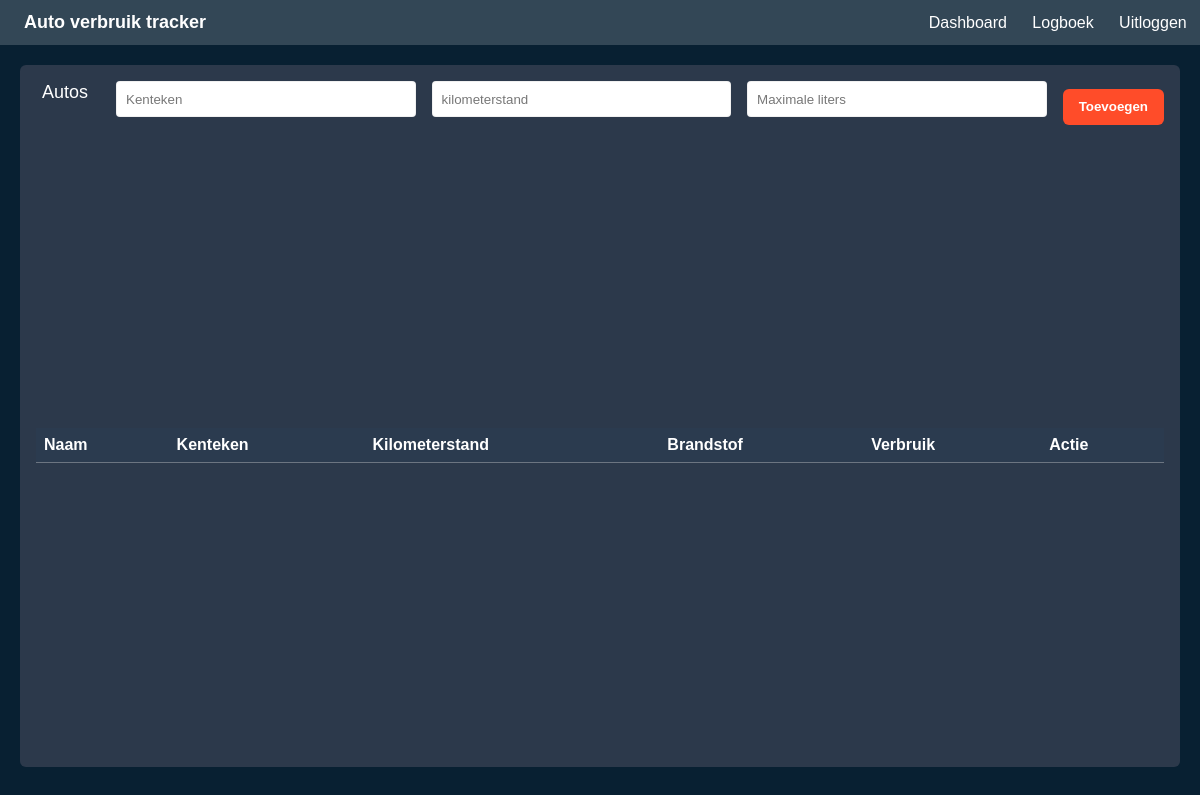
The page /cars (signed in) on the database as committed earlier.
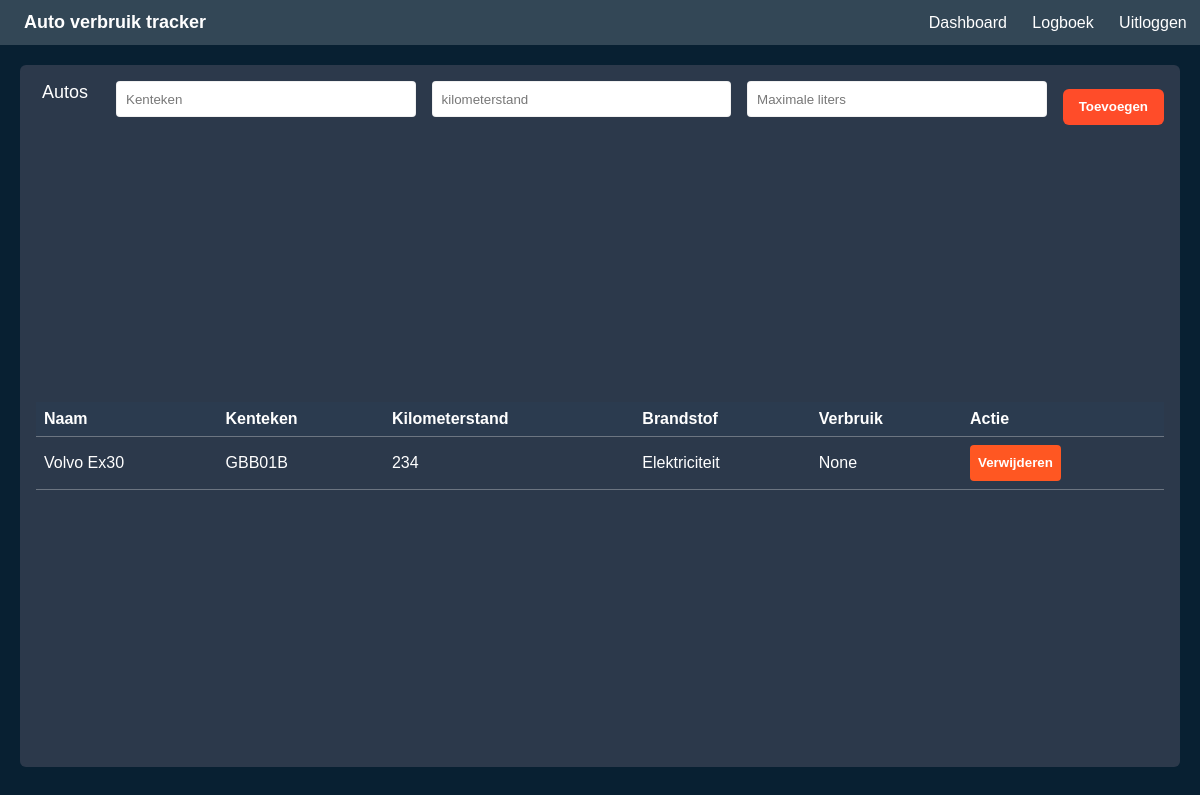
The same page on the database as committed later.
### tables this page shows
CREATE TABLE cars (car_id INTEGER PRIMARY KEY AUTOINCREMENT, user_id int, car_name varchar (255), car_licenseplate varchar (10), car_kilometers int, car_fueltype char (32), car_maxliter int, car_avrfuelusage varchar (64));

### app.py (the view)
@app.route("/cars", methods=['GET'])
def cars():
    if authicated():
        return cars_get(request)
    else:
        return redirect(url_for("login"))

### src/auth.py (called while the page is built)
def authicated():
    if 'user' in session:
        return True
    else:
        return False

### src/car_management.py (called while the page is built)
def cars_get(request=None, message=""):
    cars = db.execute("SELECT * FROM cars WHERE user_id = ?", (session['user'],)).fetchall()
    html = ""
    for car in cars:
        html += f"""
        <tr>
        <td>{car[2]}</td>
        <td>{car[3]}</td>
        <td>{car[4]}</td>
        <td>{car[5]}</td>
        <td>{car[7]}</td>
        <td>
            <form method='post' action='{ url_for("deletecar") }'>
                <input type='hidden' name='car_id' value='{car[0]}'><button class='btn' type='submit'>Verwijderen</button>
            </form>
        </td>
        </tr>
        """
    return render_template("cars.html", table=html, message=message)

### templates/cars.html (shortened to what this page needs)
<!DOCTYPE html>
<html lang="nl">
<head>
  <link rel="stylesheet" href="static\style.css" />
</head>
<body>
  <header class="navbar">
    <div class="navbar__left">
      <a class="logo">Auto verbruik tracker</a>
    </div>
    <nav class="navbar__right">
      <a class="nav-link" href={{url_for("dashboard")}}>Dashboard</a>
      <a class="nav-link" href={{url_for("log")}}>Logboek</a>
      <a href={{url_for("logout")}} class="nav-link">Uitloggen</a>
    </nav>
  </header>
  <main class="shell">
    <section class="board">
      <div class="board__side-title">Autos</div>
       <form method="post">
          <div class="board__controls">
            <input type="text" class="field" placeholder="Kenteken" name="license_plate" required/>
            <input type="number" class="field" placeholder="kilometerstand" name="kilometers" required/>
            <input type="number" class="field" placeholder="Maximale liters" name="max_liters" required/>
            <button class="btn" name="btn" value="Toevoegen" type="submit" formaction="{{ url_for('addcar') }}">Toevoegen</button>
          </div>
      </form>
      <div class="board__list">
        <table>
                <thead>
                    <tr>
                        <th>Naam</th>
                        <th>Kenteken</th>
                        <th>Kilometerstand</th>
                        <th>Brandstof</th>
                        <th>Verbruik</th>
                        <th>Actie</th>
                    </tr>
                </thead>
                <tbody>
                    {{ table | safe }}
                </tbody>
            </table>
      </div>
    </section>
  </main>
</body>
</html>

### static/style.css (style rules this page uses)
:root { --bg: #082032; --panel: #2C394B; --label: white; --text: #222; --nav: #334756; --button_color: #FF4C29; --button_text: white; --logo_color: white; --radius: 8px; --gap: 20px; }
body { margin: 0; font-family: Arial, sans-serif; background: var(--bg); }
.navbar { background: var(--label); padding: 12px 25px; display: flex; justify-content: space-between; align-items: center; border-bottom: 2px solid #ddd; }
.navbar .logo { margin: 0; font-size: 18px; }
.navbar a { margin-left: 20px; color: var(--logo_color); text-decoration: none; }
.btn { background: var(--button_color); border: none; padding: 12px; color: var(--button_text); border-radius: 4px; cursor: pointer; }
* { box-sizing: border-box; }
html, body { height: 100%; }
body { margin: 0; font-family: Arial, Helvetica, sans-serif; background: var(--bg); color: var(--text); }
.navbar__right { display: flex; gap: 2%; }
.nav-link { color: var(--text); text-decoration: none; }
.shell { padding: 16px; min-height: calc(100vh - 58px); display: grid; }
.board { background: var(--panel); border-radius: 6px; padding: 18px 22px 22px; height: 100%; display: grid; grid-template-rows: auto 1fr; position: relative; }
.board__side-title { position: absolute; top: 18px; left: 22px; color: var(--label); font-size: 18px; line-height: 1; }
.board__controls { display: flex; justify-content: center; align-items: center; gap: 16px; padding-left: 80px; margin-top: 2px; margin-bottom: 8px; }
.field { height: 36px; min-width: 160px; padding: 0 12px; border: none; border-radius: 4px; background: var(--label); color: #333; box-shadow: 0 0 0 1px rgba(0,0,0,.06) inset; }
.field::placeholder { color: #777; }
.btn { height: 36px; padding: 0 16px; border: none; border-radius: 6px; background: var(--button_color); color: #fff; font-weight: 600; cursor: pointer; }
.board__list { display: grid; place-items: center; }
.navbar { background: var(--nav); border-bottom: 2px solid var(--border); padding: 12px 24px; display: flex; align-items: center; justify-content: space-between; }
.logo { color: var(--text); text-decoration: none; font-weight: 600; }
.nav-link { color: #444; text-decoration: none; }
.shell { padding: 20px; }
.board { background: var(--panel); border-radius: 6px; min-height: 60vh; padding: 14px 16px 16px; display: grid; grid-template-rows: auto 1fr; }
.board__list { background: transparent; border-radius: 4px; min-height: 45vh; display: grid; place-items: center; font-family: Arial, sans-serif; color: var(--button_text); }
.board__list table { width: 100%; border-collapse: collapse; }
.board__list th, .board__list td { padding: 8px; border-bottom: 1px solid rgba(255, 255, 255, 0.3); text-align: left; color: white; }
.board__list th { background-color: #2b3b4f; position: sticky; top: 0; z-index: 1; }
.board__list button { padding: 4px 8px; cursor: pointer; color: white; background-color: #ff5722; border: none; border-radius: 4px; }
.field { display: block; width: 100%; margin-bottom: 15px; padding: 10px; }

Rows that differ between the two databases and show on the page:
added cars: car_fueltype "Volvo Ex30 GBB01B 234 Elektriciteit None Verwijderen"
